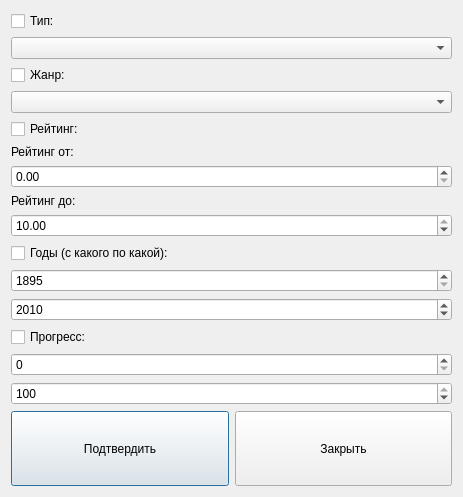
<?xml version="1.0" encoding="UTF-8"?>
<ui version="4.0">
 <class>MovieDetailsDialog</class>
 <widget class="QDialog" name="MovieDetailsDialog">
  <property name="geometry">
   <rect>
    <x>0</x>
    <y>0</y>
    <width>463</width>
    <height>415</height>
   </rect>
  </property>
  <property name="windowTitle">
   <string>Фильтры</string>
  </property>
  <layout class="QVBoxLayout" name="verticalLayout">
   <item>
    <layout class="QHBoxLayout" name="horizontalLayout">
     <item>
      <layout class="QVBoxLayout" name="verticalLayout_2">
       <item>
        <widget class="QCheckBox" name="checkBoxType">
         <property name="text">
          <string>Тип:</string>
         </property>
        </widget>
       </item>
       <item>
        <widget class="QComboBox" name="typeCombo"/>
       </item>
       <item>
        <widget class="QCheckBox" name="checkBoxGenre">
         <property name="text">
          <string>Жанр:</string>
         </property>
        </widget>
       </item>
       <item>
        <widget class="QComboBox" name="genreCombo"/>
       </item>
       <item>
        <widget class="QCheckBox" name="checkBoxRating">
         <property name="text">
          <string>Рейтинг: </string>
         </property>
        </widget>
       </item>
       <item>
        <widget class="QLabel" name="ratingLabel">
         <property name="text">
          <string>Рейтинг от:</string>
         </property>
        </widget>
       </item>
       <item>
        <widget class="QDoubleSpinBox" name="ratingSpin">
         <property name="maximum">
          <double>10.0</double>
         </property>
         <property name="singleStep">
          <double>0.1</double>
         </property>
        </widget>
       </item>
       <item>
        <widget class="QLabel" name="ratingLabelTo">
         <property name="text">
          <string>Рейтинг до:</string>
         </property>
        </widget>
       </item>
       <item>
        <widget class="QDoubleSpinBox" name="ratingSpinTo">
         <property name="maximum">
          <double>10.0</double>
         </property>
         <property name="value">
          <double>10.0</double>
         </property>
         <property name="singleStep">
          <double>0.1</double>
         </property>
        </widget>
       </item>
       <item>
        <widget class="QCheckBox" name="checkBoxYears">
         <property name="text">
          <string>Годы (с какого по какой):</string>
         </property>
        </widget>
       </item>
       <item>
        <widget class="QSpinBox" name="yearFromSpin">
         <property name="minimum">
          <number>1895</number>
         </property>
         <property name="maximum">
          <number>2100</number>
         </property>
         <property name="value">
          <number>1895</number>
         </property>
        </widget>
       </item>
       <item>
        <widget class="QSpinBox" name="yearUpToSpin">
         <property name="minimum">
          <number>1895</number>
         </property>
         <property name="maximum">
          <number>2100</number>
         </property>
         <property name="value">
          <number>2010</number>
         </property>
        </widget>
       </item>
       <item>
        <widget class="QCheckBox" name="checkBoxProgress">
         <property name="text">
          <string>Прогресс:</string>
         </property>
        </widget>
       </item>
       <item>
        <widget class="QSpinBox" name="spinProgressFrom"/>
       </item>
       <item>
        <widget class="QSpinBox" name="spinProgressUpTo">
         <property name="maximum">
          <number>100</number>
         </property>
         <property name="value">
          <number>100</number>
         </property>
        </widget>
       </item>
       <item>
        <layout class="QHBoxLayout" name="buttonsLayout">
         <item>
          <widget class="QPushButton" name="saveButton">
           <property name="sizePolicy">
            <sizepolicy hsizetype="Minimum" vsizetype="Fixed">
             <horstretch>0</horstretch>
             <verstretch>0</verstretch>
            </sizepolicy>
           </property>
           <property name="minimumSize">
            <size>
             <width>75</width>
             <height>75</height>
            </size>
           </property>
           <property name="text">
            <string>Подтвердить</string>
           </property>
          </widget>
         </item>
         <item>
          <widget class="QPushButton" name="closeButton">
           <property name="minimumSize">
            <size>
             <width>75</width>
             <height>75</height>
            </size>
           </property>
           <property name="text">
            <string>Закрыть</string>
           </property>
          </widget>
         </item>
        </layout>
       </item>
      </layout>
     </item>
    </layout>
   </item>
  </layout>
 </widget>
 <resources/>
 <connections/>
</ui>
